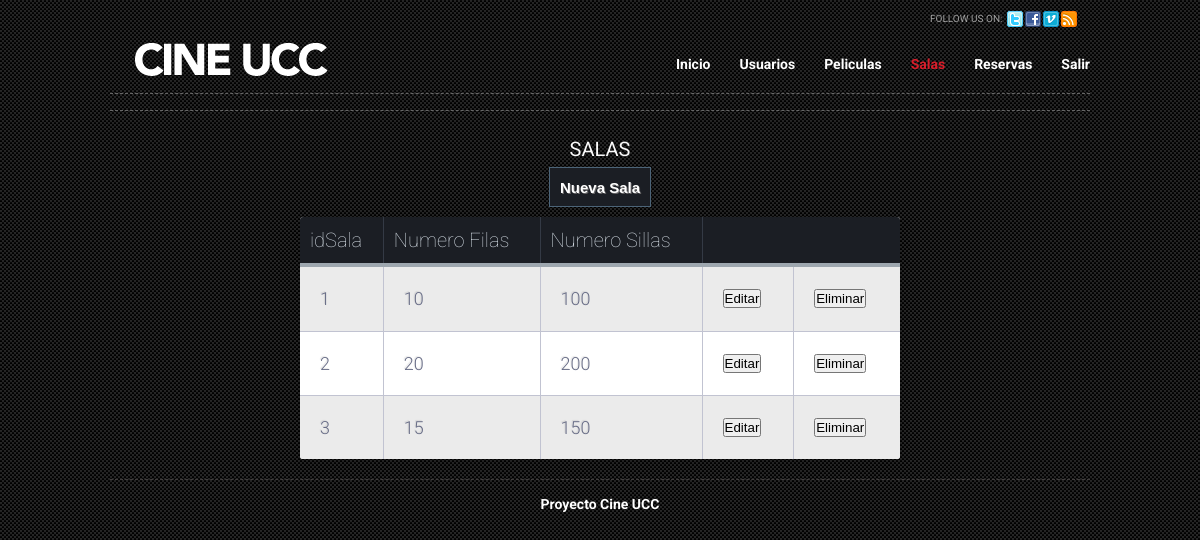
/salas.php (signed in), run on the app's committed database.
### tables this page shows
CREATE TABLE IF NOT EXISTS `sala` (
`idSala` int(11) NOT NULL,
  `numero_filas` int(11) NOT NULL,
  `numero_sillas` int(11) NOT NULL
);

### tablaSalas.php (the view, shortened to what this page needs)
<?php
$link = conectar();
$sql = "SELECT * FROM sala";
$query = mysql_query($sql, $link);
if (mysql_num_rows($query) != 0) {
    while ($line = mysql_fetch_array($query)) {
        echo '<tr>';
        echo "<td>" . $line['idSala'] . "</td>";
        echo "<td>" . $line['numero_filas'] . "</td>";
        echo "<td>" . $line['numero_sillas'] . "</td>";
        echo "<td><a href='registroSala.php?idSala=" . $line["idSala"] . "'>
                    <button>Editar</button></a>";
        echo "<td><a href='eliminarSala.php?idSala=" . $line["idSala"] . "'>
                   <button onclick='return confirm(\"Seguro que desea eliminar esta Sala?\")';' >
                   Eliminar</button></a></td>";
        echo "</tr>";
    }
} else {
    echo '<tr>';
    echo '<td colspan=5> No hay registros en la base de datos</td>';
    echo '</tr>';
}

### css/style.css (style rules this page uses)
* { margin: 0; padding: 0; outline:0; }
body { font-size: 12px; line-height: 1.3; font-family: Arial, Helvetica, Sans-Serif; color: #ccc; background: url('images/body-bg.gif'); }
a { color: #e7b038; text-decoration: underline; cursor:pointer; }

### css/table.css (style rules this page uses)
body { background-color: #3e94ec; font-family: "Roboto", helvetica, arial, sans-serif; font-size: 14px; font-weight: 400; text-rendering: optimizeLegibility; }
tr { border-top: 1px solid #C1C3D1; border-bottom-: 1px solid #C1C3D1; color:#666B85; font-size:16px; font-weight:normal; text-shadow: 0 1px 1px rgba(256, 256, 256, 0.1); }
tr:first-child { border-top:none; }
tr:last-child { border-bottom:none; }
tr:nth-child(odd) td { background:#EBEBEB; }
tr:last-child td:first-child { border-bottom-left-radius:3px; }
tr:last-child td:last-child { border-bottom-right-radius:3px; }
td { background:#FFFFFF; padding:20px; text-align:left; vertical-align:middle; font-weight:300; font-size:18px; text-shadow: -1px -1px 1px rgba(0, 0, 0, 0.1); border-right: 1px solid #C1C3D1; }
td:last-child { border-right: 0px; }

### data on the page
sala: idSala "1", numero_filas "10", numero_sillas "100"
sala: idSala "2", numero_filas "20", numero_sillas "200"
sala: idSala "3", numero_filas "15", numero_sillas "150"
